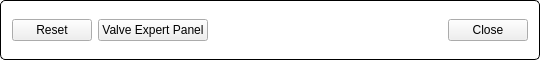
   <widget class="QGroupBox" name="GBClose">
    <property name="geometry">
     <rect>
      <x>10</x>
      <y>480</y>
      <width>540</width>
      <height>60</height>
     </rect>
    </property>
    <property name="styleSheet">
     <string notr="true">QGroupBox {
 	background-color: rgb(255, 255, 255);
     border: 1px solid black;
     border-radius: 5px;
     margin-top: 0.5em;
 }
 
 QGroupBox::title {
     subcontrol-origin: margin;
     left: 10px;
     padding: 0 3px 0 3px;
 }</string>
    </property>
    <property name="title">
     <string/>
    </property>
    <property name="alignment">
     <set>Qt::AlignCenter</set>
    </property>
    <layout class="QHBoxLayout" name="horizontalLayout">
     <item>
      <widget class="QPushButton" name="btnReset">
       <property name="text">
        <string>Reset</string>
       </property>
      </widget>
     </item>
     <item>
      <widget class="QPushButton" name="btnValves">
       <property name="text">
        <string>Valve Expert Panel</string>
       </property>
      </widget>
     </item>
     <item>
      <spacer name="horizontalSpacer">
       <property name="orientation">
        <enum>Qt::Horizontal</enum>
       </property>
       <property name="sizeHint" stdset="0">
        <size>
         <width>218</width>
         <height>27</height>
        </size>
       </property>
      </spacer>
     </item>
     <item>
      <widget class="QPushButton" name="btnClose">
       <property name="text">
        <string>Close</string>
       </property>
      </widget>
     </item>
    </layout>
   </widget>
